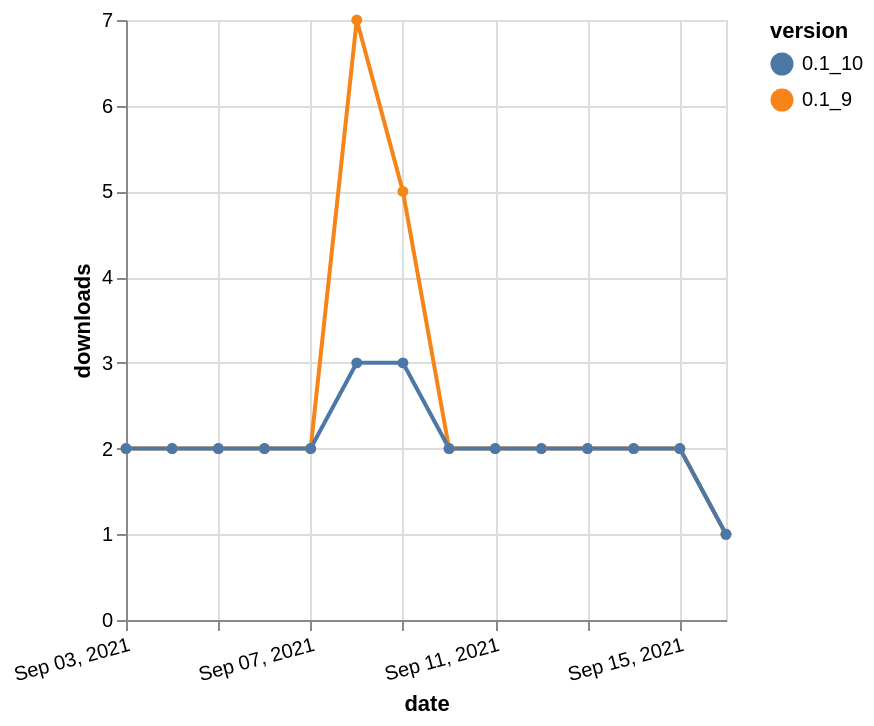

Write a Vega-Lite specification for this figure.
### Vega-Lite specification from a JSON file in a GitHub repository (floating-point values rounded to 4 significant figures)
{"$schema": "https://vega.github.io/schema/vega-lite/v5.json", "description": "A simple bar chart with embedded data.", "data": {"values": [{"date": "2021-09-03", "total": 7183, "delta": 2, "version": "0.1_9"}, {"date": "2021-09-04", "total": 7185, "delta": 2, "version": "0.1_9"}, {"date": "2021-09-05", "total": 7187, "delta": 2, "version": "0.1_9"}, {"date": "2021-09-06", "total": 7189, "delta": 2, "version": "0.1_9"}, {"date": "2021-09-07", "total": 7191, "delta": 2, "version": "0.1_9"}, {"date": "2021-09-08", "total": 7198, "delta": 7, "version": "0.1_9"}, {"date": "2021-09-09", "total": 7203, "delta": 5, "version": "0.1_9"}, {"date": "2021-09-10", "total": 7205, "delta": 2, "version": "0.1_9"}, {"date": "2021-09-11", "total": 7207, "delta": 2, "version": "0.1_9"}, {"date": "2021-09-12", "total": 7209, "delta": 2, "version": "0.1_9"}, {"date": "2021-09-13", "total": 7211, "delta": 2, "version": "0.1_9"}, {"date": "2021-09-14", "total": 7213, "delta": 2, "version": "0.1_9"}, {"date": "2021-09-15", "total": 7215, "delta": 2, "version": "0.1_9"}, {"date": "2021-09-16", "total": 7216, "delta": 1, "version": "0.1_9"}, {"date": "2021-09-03", "total": 3026, "delta": 2, "version": "0.1_10"}, {"date": "2021-09-04", "total": 3028, "delta": 2, "version": "0.1_10"}, {"date": "2021-09-05", "total": 3030, "delta": 2, "version": "0.1_10"}, {"date": "2021-09-06", "total": 3032, "delta": 2, "version": "0.1_10"}, {"date": "2021-09-07", "total": 3034, "delta": 2, "version": "0.1_10"}, {"date": "2021-09-08", "total": 3037, "delta": 3, "version": "0.1_10"}, {"date": "2021-09-09", "total": 3040, "delta": 3, "version": "0.1_10"}, {"date": "2021-09-10", "total": 3042, "delta": 2, "version": "0.1_10"}, {"date": "2021-09-11", "total": 3044, "delta": 2, "version": "0.1_10"}, {"date": "2021-09-12", "total": 3046, "delta": 2, "version": "0.1_10"}, {"date": "2021-09-13", "total": 3048, "delta": 2, "version": "0.1_10"}, {"date": "2021-09-14", "total": 3050, "delta": 2, "version": "0.1_10"}, {"date": "2021-09-15", "total": 3052, "delta": 2, "version": "0.1_10"}, {"date": "2021-09-16", "total": 3053, "delta": 1, "version": "0.1_10"}]}, "width": "container", "mark": {"type": "line", "point": {"filled": true}}, "encoding": {"x": {"field": "date", "type": "temporal", "timeUnit": "yearmonthdate", "title": "date", "axis": {"labelAngle": -15}}, "y": {"field": "delta", "type": "quantitative", "title": "downloads"}, "color": {"field": "version", "type": "nominal"}, "tooltip": {"field": "delta"}}}
